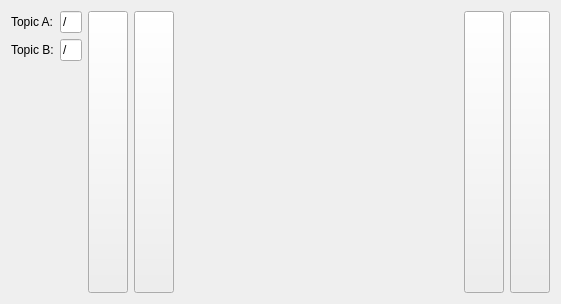
<?xml version="1.0" encoding="UTF-8"?>
<ui version="4.0">
 <class>DataPlotWidget</class>
 <widget class="QWidget" name="DataPlotWidget">
  <property name="geometry">
   <rect>
    <x>0</x>
    <y>0</y>
    <width>561</width>
    <height>304</height>
   </rect>
  </property>
  <property name="acceptDrops">
   <bool>true</bool>
  </property>
  <property name="windowTitle">
   <string>Plot</string>
  </property>
  <layout class="QVBoxLayout" name="verticalLayout">
   <item>
    <layout class="QHBoxLayout" name="horizontalLayoutControls">
     <item>
      <layout class="QFormLayout" name="formLayoutTopics">
       <item row="0" column="0">
        <widget class="QLabel" name="labelTopicA">
         <property name="text">
          <string>Topic A:</string>
         </property>
        </widget>
       </item>
       <item row="0" column="1">
        <widget class="QLineEdit" name="topicEditA">
         <property name="text">
          <string>/</string>
         </property>
        </widget>
       </item>
       <item row="1" column="0">
        <widget class="QLabel" name="labelTopicB">
         <property name="text">
          <string>Topic B:</string>
         </property>
        </widget>
       </item>
       <item row="1" column="1">
        <widget class="QLineEdit" name="topicEditB">
         <property name="text">
          <string>/</string>
         </property>
        </widget>
       </item>
      </layout>
     </item>
     <item>
      <widget class="QPushButton" name="subscribe_topic_button">
       <property name="sizePolicy">
        <sizepolicy hsizetype="Preferred" vsizetype="Preferred">
         <horstretch>0</horstretch>
         <verstretch>0</verstretch>
        </sizepolicy>
       </property>
       <property name="contextMenuPolicy">
        <enum>Qt::DefaultContextMenu</enum>
       </property>
       <property name="toolTip">
        <string>add topic to plot</string>
       </property>
      </widget>
     </item>
     <item>
      <widget class="QPushButton" name="remove_topic_button">
       <property name="sizePolicy">
        <sizepolicy hsizetype="Preferred" vsizetype="Preferred">
         <horstretch>0</horstretch>
         <verstretch>0</verstretch>
        </sizepolicy>
       </property>
      </widget>
     </item>
     <item>
      <spacer name="spacer">
       <property name="orientation">
        <enum>Qt::Horizontal</enum>
       </property>
       <property name="sizeHint" stdset="0">
        <size>
         <width>550</width>
         <height>20</height>
        </size>
       </property>
      </spacer>
     </item>
     <item>
      <widget class="QPushButton" name="pause_button">
       <property name="sizePolicy">
        <sizepolicy hsizetype="Preferred" vsizetype="Preferred">
         <horstretch>0</horstretch>
         <verstretch>0</verstretch>
        </sizepolicy>
       </property>
       <property name="toolTip">
        <string>pause plot</string>
       </property>
       <property name="checkable">
        <bool>true</bool>
       </property>
      </widget>
     </item>
     <item>
      <widget class="QPushButton" name="clear_button">
       <property name="sizePolicy">
        <sizepolicy hsizetype="Preferred" vsizetype="Preferred">
         <horstretch>0</horstretch>
         <verstretch>0</verstretch>
        </sizepolicy>
       </property>
       <property name="toolTip">
        <string>remove all topics</string>
       </property>
      </widget>
     </item>
    </layout>
   </item>
   <item>
    <layout class="QHBoxLayout" name="data_plot_layout">
     <property name="spacing">
      <number>0</number>
     </property>
    </layout>
   </item>
  </layout>
 </widget>
 <resources/>
 <connections/>
</ui>
